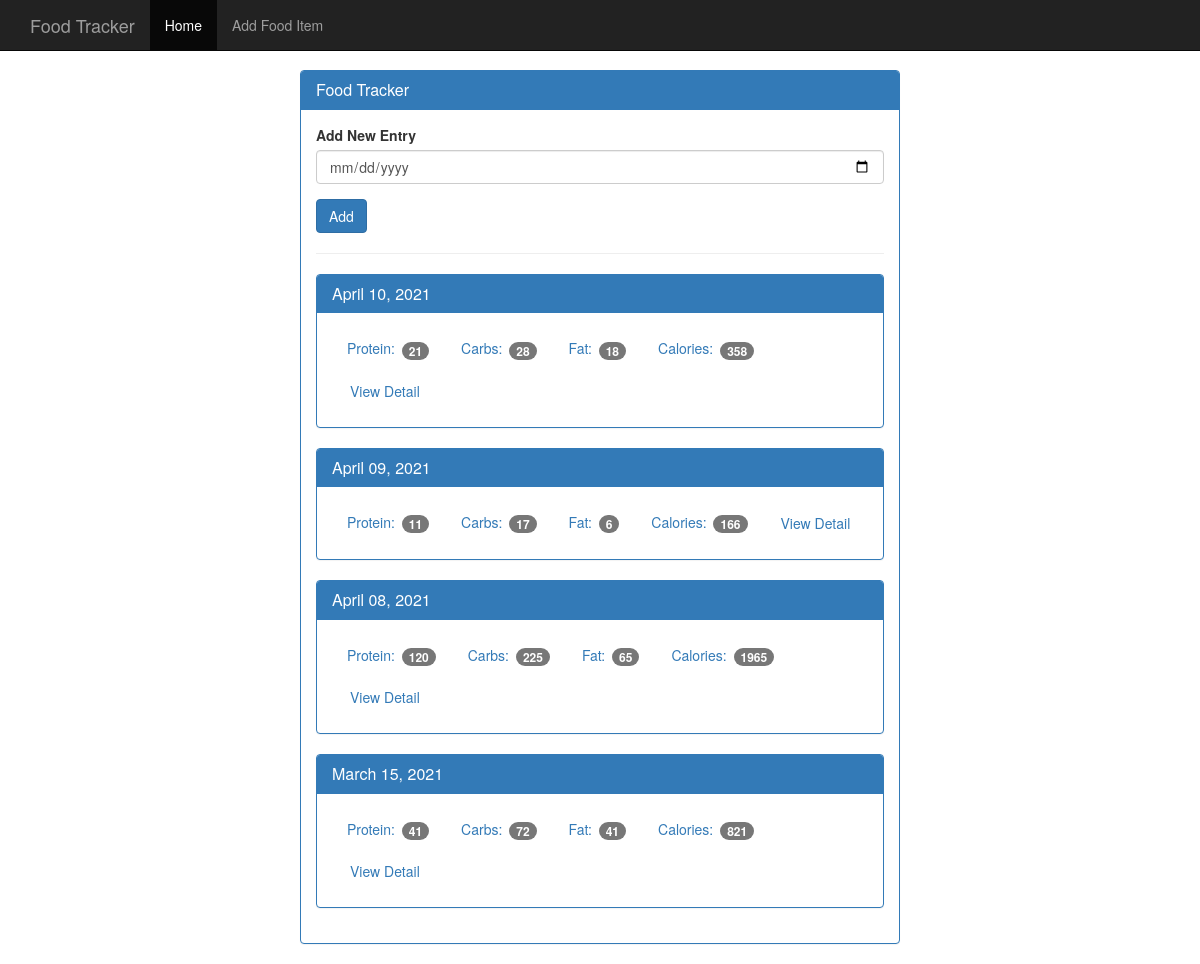
Before: / with the older database file.
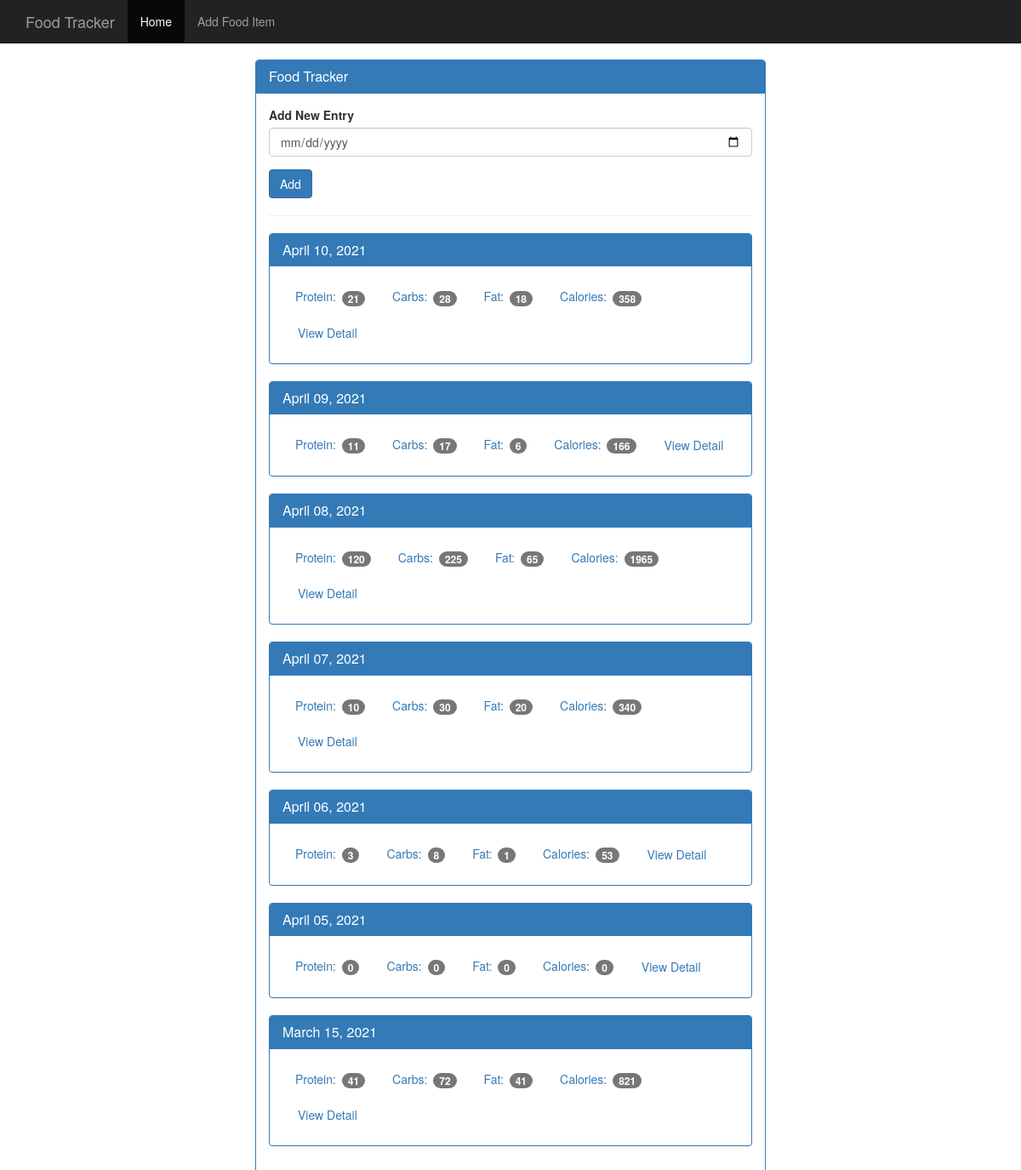
After: the same page with the newer database file.
### tables this page shows
CREATE TABLE dates (
    id         integer primary key autoincrement,
    entry_date date    not null
);

### app.py (the view)
@app.route('/', methods=['GET'])
def get_home():
    db = open_db()
    cur = db.execute('''
        select d.id date_id, d.entry_date
        ,      ifnull(sum(f.protein),0) protein
        ,      ifnull(sum(f.carbs),0) carbs
        ,      ifnull(sum(f.fat),0) fat
        ,      ifnull(sum(f.calories),0) calories
        from   dates             d
        left   join daily_intake i on i.date_id = d.id
        left   join foods        f on f.id = i.food_id
        group  by d.id
        order  by d.entry_date desc
        ''')
    raw_results = cur.fetchall()
    db.close()
    results = []
    for i in raw_results:
        db_date = datetime.strptime(str(i['entry_date']), '%Y%m%d')
        ft_date = datetime.strftime(db_date, '%B %d, %Y')
        result = {}
        result['date_id'] = i['date_id']
        result['entry_date'] = i['entry_date']
        result['formatted_date'] = ft_date
        result['protein'] = i['protein']
        result['carbs'] = i['carbs']
        result['fat'] = i['fat']
        result['calories'] = i['calories']
        results.append(result)
    return render_template('home.html', results=results)

### database.py (called while the page is built)
def connect_db():
    sql = sqlite3.connect('/home/mmlcasag/python/food_tracker/database/food_tracker.db')
    sql.row_factory = sqlite3.Row
    return sql

def open_db():
    if not hasattr(g, 'sqlite3_db'):
        g.sqlite3_db = connect_db()
    return g.sqlite3_db

### templates/home.html
{% extends 'base.html' %}
{% block body %}
<nav class="navbar navbar-inverse navbar-fixed-top">
  <div class="container">
    <div class="navbar-header">
      <a class="navbar-brand" href="{{ url_for('get_home') }}">Food Tracker</a>
    </div>
    <div id="navbar" class="navbar-collapse collapse">
      <ul class="nav navbar-nav">
        <li class="active"  ><a href="{{ url_for('get_home') }}">Home</a></li>
        <li><a href="{{ url_for('get_add_food') }}">Add Food Item</a></li>
      </ul>
    </div>
  </div>
</nav>
<div class="container theme-showcase col-sm-6 col-sm-offset-3" role="main">
  <div class="row">
    <div>
      <div class="panel panel-primary">
        <div class="panel-heading">
          <h3 class="panel-title">Food Tracker</h3>
        </div>
        <div class="panel-body">
          <form method="POST" action="{{ url_for('post_home') }}">
            <div class="form-group">
              <label for="date">Add New Entry</label>
              <input type="date" class="form-control" id="date" name="date">
            </div>
            <button type="submit" class="btn btn-primary">Add</button>
          </form>
          <hr />
          {% for result in results %}
            <div class="panel panel-primary">
              <div class="panel-heading">
                <h3 class="panel-title">{{ result.formatted_date }}</h3>
              </div>
              <div class="panel-body">
                <ul class="nav nav-pills" role="tablist">
                  <li><a>Protein: <span class="badge">{{ result.protein }}</span></a></li>
                  <li><a>Carbs: <span class="badge">{{ result.carbs }}</span></a></li>
                  <li><a>Fat: <span class="badge">{{ result.fat }}</span></a></li>
                  <li><a>Calories: <span class="badge">{{ result.calories }}</span></a></li>
                  <li><a href="{{ url_for('get_day', date_id=result.date_id) }}" type="button" class="btn btn-link">View Detail</a></li>
                </ul>
              </div>
            </div>
          {% endfor %}
        </div>
      </div>
    </div>
  </div>
</div>
{% endblock %}

### templates/base.html (shortened to what this page needs)
<!DOCTYPE html>
<html lang="en">
  <head>
    <link href="{{ url_for('static', filename='bootstrap.min.css') }}" rel="stylesheet">
    <link href="{{ url_for('static', filename='theme.css') }}" rel="stylesheet">
  </head>
  <body>
    {% block body %}{% endblock %}
  </body>
</html>

### static/theme.css (style rules this page uses)
body { padding-top: 70px; padding-bottom: 30px; }

Changed rows visible on the page:
added dates: formatted_date "April 07, 2021", protein "10", carbs "30", fat "20", calories "340"
added dates: formatted_date "April 06, 2021", protein "3", carbs "8", fat "1", calories "53"
added dates: formatted_date "April 05, 2021", protein "0", carbs "0", fat "0", calories "0"
